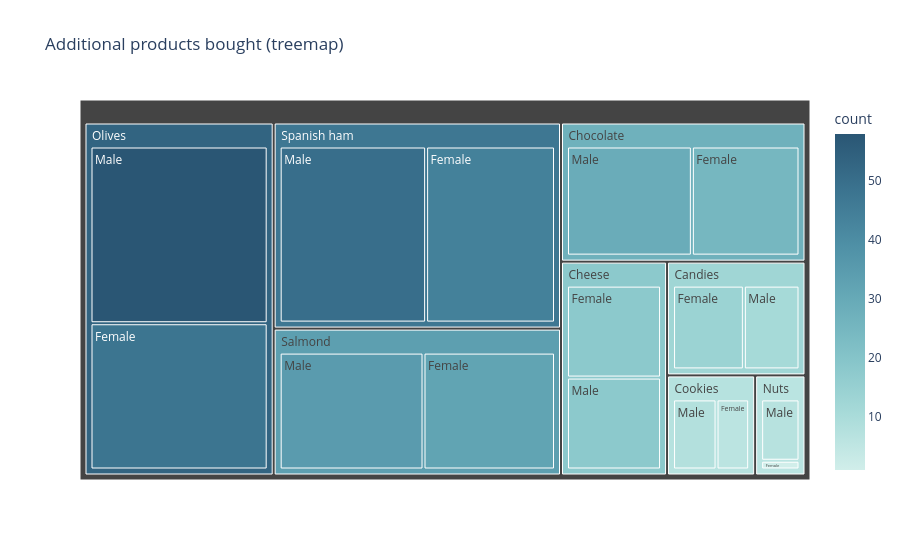

Notebook code cell kept with this figure:
### Markdown cell above
## 8. Plotly — interactive visualizations (Session 3 toolkit)
Treemap, sunburst, parallel categories, Sankey-style flows.

### Code cell
# Treemap of additional products, broken down by gender
agg = df.groupby(['Additional products', 'Gender']).size().reset_index(name='count')
fig = px.treemap(agg, path=['Additional products', 'Gender'], values='count',
                 color='count', color_continuous_scale='Teal',
                 title='Additional products bought (treemap)')
fig.show()

### Figure 1 — Plotly figure (JSON) as saved in the notebook; plotly's stock layout.template omitted (floating-point values rounded to 4 significant figures)
{"data": [{"branchvalues": "total", "customdata": [[14.0], [11.0], [18.0], [18.0], [25.0], [29.0], [6.0], [8.0], [1.0], [7.0], [48.0], [58.0], [32.0], [35.0], [44.0], [50.0], [12.68], [18.0], [27.15], [7.143], [6.25], [53.47], [33.57], [47.19]], "domain": {"x": [0, 1], "y": [0, 1]}, "hovertemplate": "labels=%{label}<br>count_sum=%{value}<br>parent=%{parent}<br>id=%{id}<br>count=%{color}<extra></extra>", "ids": ["Candies/Female", "Candies/Male", "Cheese/Female", "Cheese/Male", "Chocolate/Female", "Chocolate/Male", "Cookies/Female", "Cookies/Male", "Nuts/Female", "Nuts/Male", "Olives/Female", "Olives/Male", "Salmond/Female", "Salmond/Male", "Spanish ham/Female", "Spanish ham/Male", "Candies", "Cheese", "Chocolate", "Cookies", "Nuts", "Olives", "Salmond", "Spanish ham"], "labels": ["Female", "Male", "Female", "Male", "Female", "Male", "Female", "Male", "Female", "Male", "Female", "Male", "Female", "Male", "Female", "Male", "Candies", "Cheese", "Chocolate", "Cookies", "Nuts", "Olives", "Salmond", "Spanish ham"], "marker": {"coloraxis": "coloraxis", "colors": [14.0, 11.0, 18.0, 18.0, 25.0, 29.0, 6.0, 8.0, 1.0, 7.0, 48.0, 58.0, 32.0, 35.0, 44.0, 50.0, 12.68, 18.0, 27.15, 7.143, 6.25, 53.47, 33.57, 47.19]}, "name": "", "parents": ["Candies", "Candies", "Cheese", "Cheese", "Chocolate", "Chocolate", "Cookies", "Cookies", "Nuts", "Nuts", "Olives", "Olives", "Salmond", "Salmond", "Spanish ham", "Spanish ham", "", "", "", "", "", "", "", ""], "type": "treemap", "values": [14.0, 11.0, 18.0, 18.0, 25.0, 29.0, 6.0, 8.0, 1.0, 7.0, 48.0, 58.0, 32.0, 35.0, 44.0, 50.0, 25.0, 36.0, 54.0, 14.0, 8.0, 106.0, 67.0, 94.0]}], "layout": {"coloraxis": {"colorbar": {"title": {"text": "count"}}, "colorscale": [[0, "rgb(209, 238, 234)"], [0.1667, "rgb(168, 219, 217)"], [0.3333, "rgb(133, 196, 201)"], [0.5, "rgb(104, 171, 184)"], [0.6667, "rgb(79, 144, 166)"], [0.8333, "rgb(59, 115, 143)"], [1, "rgb(42, 86, 116)"]]}, "legend": {"tracegroupgap": 0}, "title": {"text": "Additional products bought (treemap)"}}}
